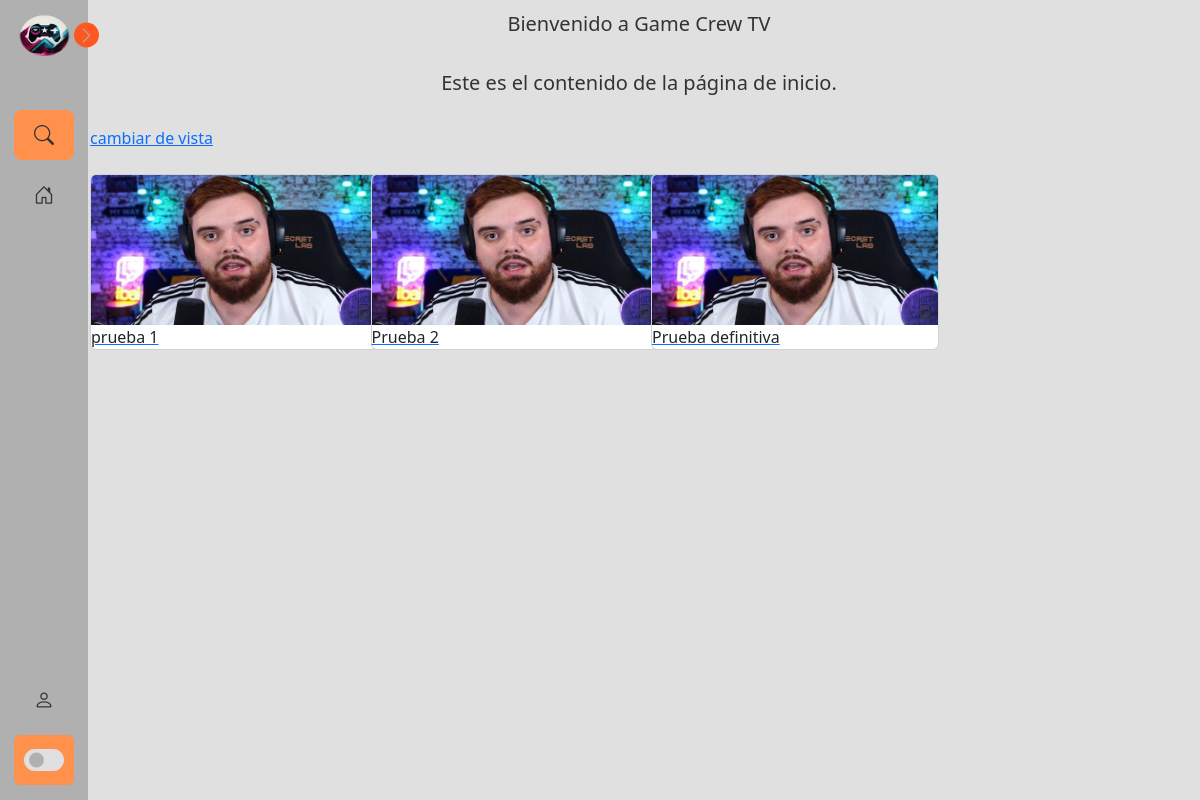
Before: / with the older database file.
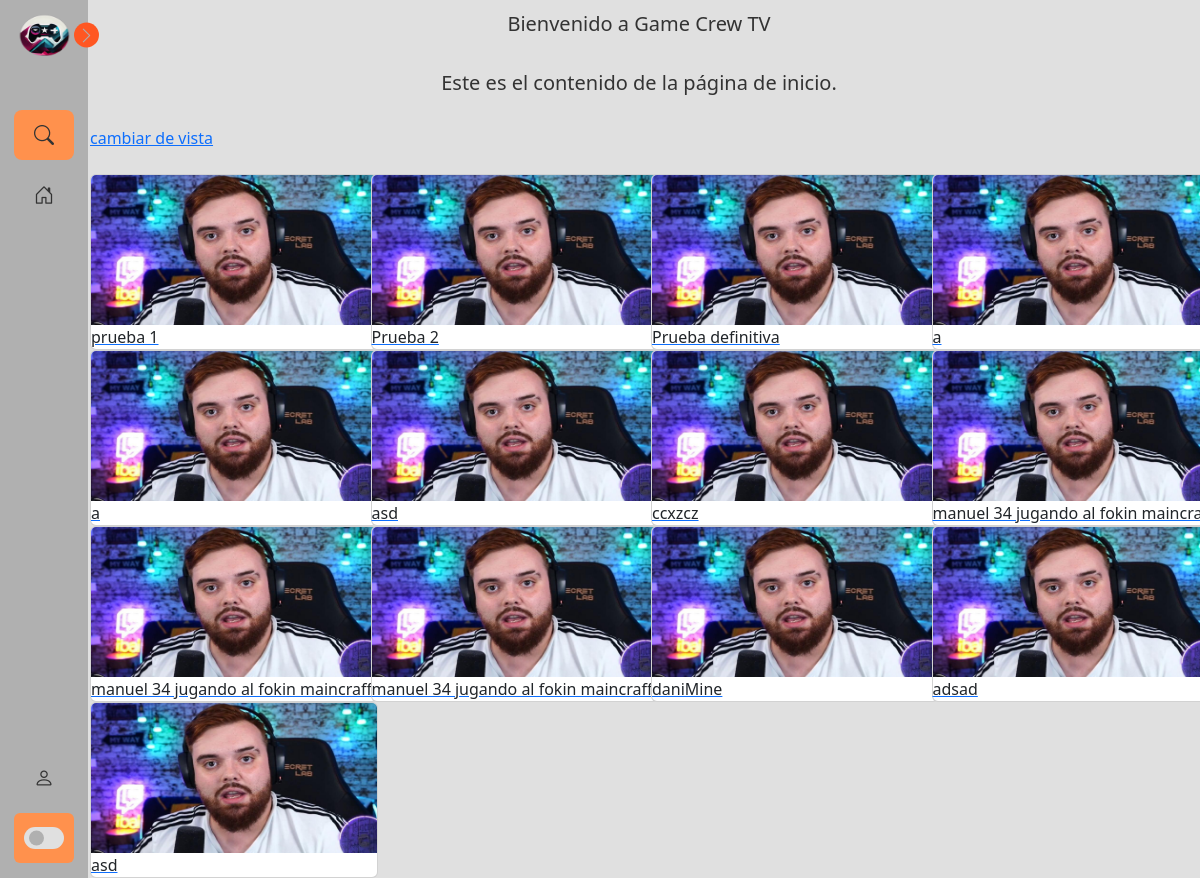
After: the same page with the newer database file.
### app/tvapp/models.py (models this page shows, shortened)
class Sala(models.Model):
    nombreSala = models.CharField(max_length=100)  # Puedes ajustar la longitud máxima según tus necesidades

### app/tvapp/views.py (the view)
# urls.py: path('', views.inicio),
def inicio(request):
    salas =  Sala.objects.all()
    num_items = len(salas)
    salas_nombreSala = Sala.objects.filter(nombreSala = 2)
    return render(request, 'inicio.html', {"nomSala":salas, "nom_Sala":salas_nombreSala,"numitems":num_items})

### app/tvapp/templates/inicio.html (shortened to what this page needs)
{% extends 'baseInicio.html' %}
{% load static %}
{% block head %}
<link rel="stylesheet" href="{% static 'css/inicio.css' %}">
{% endblock %}
{% block content %}
    <div class="container">
        <h2 class="text">Bienvenido a Game Crew TV</h2>
        <p  class="text">Este es el contenido de la página de inicio.</p>
        <a href="formuSala">cambiar de vista</a>
    </div>
    <br>
    <div class="container">
        <div class="row">
            {% for s in nomSala %}
            <div class="col-md-3">
                <a href="streamViewer" >
                    <div class="card" style="width: 18rem;">
                        <img src="static/img/ibai.jpg" class="card-img-top custom-card-img" alt="...">
                        <div class="card_body">
                            <p class="card-text" data-nombre-sala="{{ s.nombreSala }}">{{ s.nombreSala }}</p>
                        </div>
                    </div>
                </a>
            </div>
             {% endfor %}
    </div>
{% endblock %}

### app/tvapp/templates/baseInicio.html (shortened to what this page needs)
{% load static %}
<!DOCTYPE html>
<html lang="es">
<head>
  <link href="https://cdn.jsdelivr.net/npm/bootstrap@5.3.0-alpha3/dist/css/bootstrap.min.css" rel="stylesheet"
>
  <link rel="stylesheet" href="https://cdn.jsdelivr.net/npm/bootstrap-icons@1.10.5/font/bootstrap-icons.css">
  <link href='https://unpkg.com/boxicons@2.1.4/css/boxicons.min.css' rel='stylesheet'>
  <link rel="stylesheet" type="text/css" href="{% static 'css/StyleNavbar.css' %}">
  {% block head %}
  {% endblock %}
</head>
<body>
  <nav class="sidebar close">
    <header>
        <div class="image-text">
            <span class="image">
                <img id="plant" src="{% static 'img/logo.png' %}" alt="">
            </span>
        </div>
<i class="bi bi-chevron-right toggle"></i>
    </header>
    <div class="menu-bar">
        <div class="menu">
            <li class="search-box">
                <i id="icon" class="bi bi-search"></i>
            </li>
                <li class="nav-link">
                    <a class="" href="inicio">
                        <i id="icon" class="bi bi-house-door"></i>
                    </a>
                </li>
        </div>
        <div class="bottom-content">
          <li class="">
              {% if user.is_authenticated %}
                <a href="perfil">
                  <i id="icon" class="bi bi-person"></i>
                  <span class="text nav-text">¡Hola, {{ user.username }}!</span>
                </a>
              {% else %}
                  <a href="login_registro">
                      <i id="icon" class="bi bi-person"></i>
                  </a>
              {% endif %}
          </li>
            <li class="mode">
                <div class="toggle-switch">
                    <span class="switch"></span>
                </div>
            </li>
        </div>
    </div>
  </nav>
  <section class="home">
    {% block content %}
    {% endblock %}
  </section>
</body>
</html>

### app/tvapp/static/css/styleNavbar.css (style rules this page uses)
:root { --body-color: #e0e0e0; --sidebar-color: #b0b0b0; --primary-color: #ff5722; --primary-color-light: #ff914d; --toggle-color: #e0e0e0; --text-color: #333333; --tran-03: all 0.2s ease; --tran-03: all 0.3s ease; --tran-04: all 0.3s ease; --tran-05: all 0.3s ease; }
body { min-height: 100vh; background-color: var(--body-color); transition: var(--tran-05); }
.sidebar { position: fixed; top: 0; left: 0; height: 100%; width: 250px; padding: 10px 14px; background: var(--sidebar-color); transition: var(--tran-05); z-index: 100; }
.sidebar.close { width: 88px; }
.sidebar li { height: 50px; list-style: none; display: flex; align-items: center; margin-top: 10px; }
.sidebar header .image, .sidebar #icon { min-width: 60px; border-radius: 6px; }
.sidebar #icon { min-width: 60px; border-radius: 6px; height: 100%; display: flex; align-items: center; justify-content: center; font-size: 20px; }
.sidebar .text, .sidebar #icon { color: var(--text-color); transition: var(--tran-03); }
.sidebar { font-size: 17px; font-weight: 500; white-space: nowrap; opacity: 1; }
.sidebar header { position: relative; }
.sidebar header .image-text { display: flex; align-items: center; }
.sidebar header .image { display: flex; align-items: center; justify-content: center; }
.sidebar header .image img { width: 40px; border-radius: 6px; }
.sidebar header .toggle { position: absolute; top: 50%; right: -25px; transform: translateY(-50%) rotate(180deg); height: 25px; width: 25px; background-color: var(--primary-color); color: var(--sidebar-color); border-radius: 50%; display: flex; align-items: center; justify-content: center; size: 22px; cursor: pointer; transition: var(--tran-05); }
.sidebar .toggle { height: 25px; width: 25px; }
.sidebar.close .toggle { transform: translateY(-50%) rotate(0deg); }
.sidebar .menu { margin-top: 40px; }
.sidebar li.search-box { border-radius: 8px; background-color: var(--primary-color-light); cursor: pointer; transition: var(--tran-05); }
.sidebar li a { list-style: none; height: 100%; background-color: transparent; display: flex; align-items: center; height: 100%; width: 100%; border-radius: 6px; text-decoration: none; transition: var(--tran-03); }
.sidebar .menu-bar { height: calc(100% - 55px); display: flex; flex-direction: column; justify-content: space-between; overflow-y: scroll; }
.sidebar .menu-bar .mode { border-radius: 6px; background-color: var(--primary-color-light); position: relative; transition: var(--tran-05); }
.menu-bar .bottom-content .toggle-switch { position: absolute; right: 0; height: 100%; min-width: 60px; display: flex; align-items: center; justify-content: center; border-radius: 6px; cursor: pointer; }
.toggle-switch .switch { position: relative; height: 22px; width: 40px; border-radius: 25px; background-color: var(--toggle-color); transition: var(--tran-05); }
.switch::before { content: ''; position: absolute; height: 15px; width: 15px; border-radius: 50%; top: 50%; left: 5px; transform: translateY(-50%); background-color: var(--sidebar-color); transition: var(--tran-04); }
.home { position: absolute; top: 0; top: 0; left: 250px; height: 100vh; width: calc(100% - 250px); background-color: var(--body-color); transition: var(--tran-05); }
.home .text { font-size: 20px; font-weight: 500; color: var(--text-color); padding: 12px 60px; display: flex; justify-content: center; }
.sidebar.close ~ .home { left: 78px; height: 100vh; width: calc(100% - 78px); }
#plant { height: 50px; width: 60px; }

### app/tvapp/static/css/inicio.css (style rules this page uses)
img { width: 250px; height: 150px; }

Changed rows visible on the page:
added Sala: nombreSala "a"
added Sala: nombreSala "a"
added Sala: nombreSala "asd"
added Sala: nombreSala "ccxzcz"
added Sala: nombreSala "manuel 34 jugando al fokin…"
added Sala: nombreSala "manuel 34 jugando al fokin maincraff"
added Sala: nombreSala "manuel 34 jugando al fokin maincraff"
added Sala: nombreSala "daniMine"
added Sala: nombreSala "adsad"
added Sala: nombreSala "asd"
